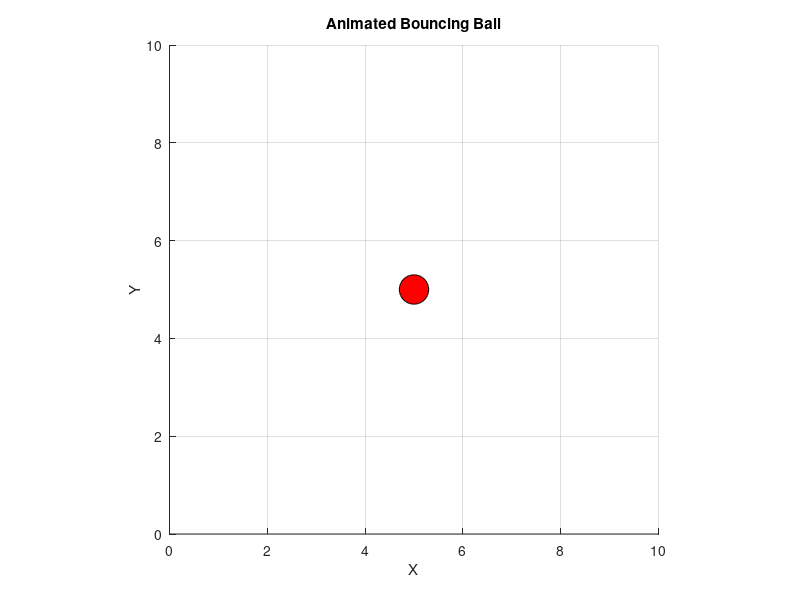

MATLAB code to generate this figure: (Note: this script raises an error after producing the figure.)
clc;
clear;
close all;

%% Figure Setup
figure('Color', 'w');
axis([0 10 0 10]);     % Window size
axis equal;
grid on;
hold on;

xlabel('X');
ylabel('Y');
title('Animated Bouncing Ball');

%% Ball Properties
x = 5;          % Initial x-position
y = 5;          % Initial y-position

vx = 0.08;      % Velocity in x-direction
vy = 0.06;      % Velocity in y-direction

r = 0.3;        % Radius of the ball

%% Draw the Ball
ball = rectangle( ...
    'Position',[x-r, y-r, 2*r, 2*r], ...
    'Curvature',[1 1], ...
    'FaceColor','r', ...
    'EdgeColor','k');

%% Animation Loop
while ishandle(ball)

    % Update Position
    x = x + vx;
    y = y + vy;

    % Bounce from Left and Right Walls
    if x + r >= 10 || x - r <= 0
        vx = -vx;
    end

    % Bounce from Top and Bottom Walls
    if y + r >= 10 || y - r <= 0
        vy = -vy;
    end

    % Move Ball
    ball.Position = [x-r, y-r, 2*r, 2*r];

    drawnow;
    pause(0.01);

end
